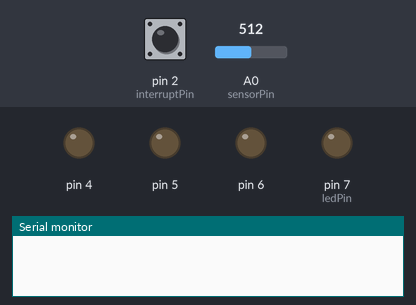
The sketch below on a simulated Arduino Uno, built with avr-gcc and run on an emulated ATmega328P. Parts: output pins drawn as LEDs (lit = HIGH), the last lines printed to the serial monitor. The test bench sets the inputs (shaded band); at power-on: pin 2 (interruptPin) HIGH, A0 (sensorPin) = 512.

Above: at 1.2 s.
1.3 s: pin 2 (interruptPin) pulled LOW for 0.3 s
At 4.2 s:
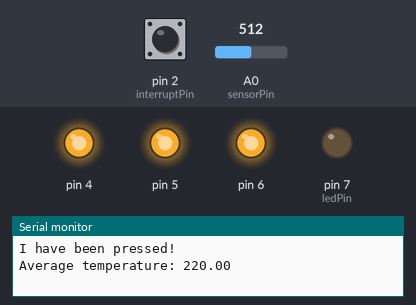
4.6 s: A0 (sensorPin) set to 122
At 5.48 s:
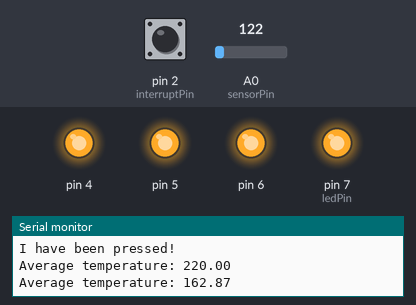
7.6 s: A0 (sensorPin) set to 176
At 8.32 s:
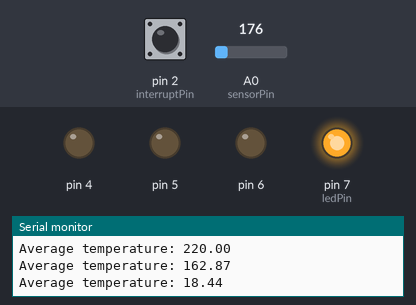
9.6 s: A0 (sensorPin) set to 196
Timing chart, 0 to 12.8 s (numbered marks = the images above; inputs shaded):
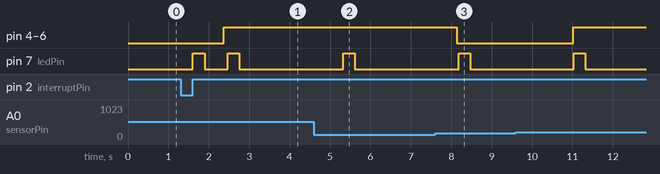

The sketch:

codFinalTempButon.ino
```cpp
const int sensorPin = A0; // temperature pin
const float baselineTemp = 20.0;

const byte interruptPin = 2; // the number of pushbutton pin
const byte ledPin = 7;
volatile byte buttonState = LOW;

int array[10];
int arrayIndex = 10;

bool read_activate=false;

byte i=0; // iteration variable i (used in the interior for, now the for is in the exterior)
byte j=0; // timer0 of 70Hz => 14ms => the led is on for 14ms*j

#define led_aprins 20 // superior limit for j (ex 20*14=280ms)

void setup() {
// TIMER0 used to keep the LED on as much as we want
// set TIMER0 interrupt at 2kHz
  TCCR0A = 0; // set entire TCCR2A register to 0
  TCCR0B = 0; // same for TCCR2B
  TCNT0  = 0; //initialize counter value to 0
  // set compare match register for 70hz increments
  OCR0A = 222; // = (16*10^6) / (70*1024) - 1 (must be <256)
  // turn on CTC mode
  TCCR0A |= (1 << WGM01);
  // Set CS01 and CS00 bits for 1024 prescaler
  TCCR0B |= (1 << CS02) | (1 << CS00);
  // enable timer compare interrupt
  TIMSK0 |= (1 << OCIE0A);

//TIMER1 is used to make a task of 100ms which activates reading temperature => an average is done after 100ms*arrayIndex
//set TIMER1 interrupt at 100Hz
  TCCR1A = 0; // set entire TCCR0A register to 0
  TCCR1B = 0; // same for TCCR0B
  TCNT1  = 0; //initialize counter value to 0
  // set compare match register for 100hz increments
  OCR1A = 2499; // = (16*10^6) / (100*64) - 1 (must be <256)
  // turn on CTC mode
  TCCR1A |= (1 << WGM12);
  // Set CS01 and CS00 bits for 64 prescaler
  TCCR1B |= (1 << CS11) | (1 << CS10);
  // enable timer compare interrupt
  TIMSK1 |= (1 << OCIE1A);

  Serial.begin(9600);
  for( int pinNumber = 4; pinNumber < 7; pinNumber++)
  {
    pinMode(pinNumber, OUTPUT);
    digitalWrite(pinNumber, LOW);
  }
  pinMode(ledPin, OUTPUT);
  pinMode(interruptPin, INPUT_PULLUP);
  attachInterrupt(digitalPinToInterrupt(interruptPin), blink, RISING);
  // RISING to trigger when the pin goes from low to high
}

float suma = 0;
void readTemp() {
  array[10]=0;

//    for(int i=0; i<arrayIndex; i++)
//    {
//      // read the temperature sensor
//      int sensorVal = analogRead(sensorPin);
//      // convert sensor reading to voltage
//      float voltage = (sensorVal/1024.0)*5.0;
//      //convert the voltage to temperature and send the value to computer
////      Serial.print(", degrees C: ");
//      float temperature = (voltage - 0.5)*100;
////      Serial.print(temperature);
////      Serial.print("\n");
//      array[i]=temperature;
//      suma = suma + temperature;
//      delay(100);
//    }

    // read the temperature sensor
    int sensorVal = analogRead(sensorPin);
    float voltage = (sensorVal/1024.0)*5.0; // convert sensor reading to voltage
    float temperature = (voltage - 0.5)*100; //convert the voltage to temperature
    array[i]=temperature;
    suma = suma + temperature;

    if(i==arrayIndex)
    {
      Serial.print("Average temperature: ");
      float avg = suma/10;
      Serial.print(avg);
      Serial.print("\n");

      // turns off LEDs for a low temperature
      if(avg < baselineTemp)
      {
        digitalWrite(4, LOW);
        digitalWrite(5, LOW);
        digitalWrite(6, LOW);
      }

      // turn on one LED for a low temperature
      else if(avg >= baselineTemp+2 && avg < baselineTemp+4){
        digitalWrite(4, HIGH);
        digitalWrite(5, LOW);
        digitalWrite(6, LOW);
      }

      // turn on 2 LEDs for a medium temeperature
      else if(avg >= baselineTemp+4 && avg < baselineTemp+6){
        digitalWrite(4, HIGH);
        digitalWrite(5, HIGH);
        digitalWrite(6, LOW);
      }
      else if(avg >= baselineTemp+6){
        digitalWrite(4, HIGH);
        digitalWrite(5, HIGH);
        digitalWrite(6, HIGH);
      }
      i=-1;
      suma = 0;
    }
    i++;
}

void loop() {
  if(read_activate)
  {
    readTemp();
    read_activate=false;
  }
  else
    if(buttonState==HIGH){
      digitalWrite(ledPin, buttonState);
      Serial.print("I have been pressed!");
      Serial.print("\n");
      buttonState=!buttonState;
    }
}

void blink() {
  buttonState = HIGH;
  TCNT0=0;
  j=0;
  //digitalWrite(ledPin, buttonState);
}

ISR(TIMER1_COMPA_vect){  //change the 0 to 1 for timer1 and 2 for TIMER1
   //interrupt commands here
   read_activate=true;

}
ISR(TIMER0_COMPA_vect){  //change the 0 to 1 for timer1 and 2 for TIMER0
   //interrupt commands here
   if(j==led_aprins){
    digitalWrite(ledPin, buttonState);
    j=0;
   }
   j++;
}
```
